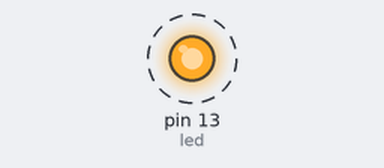
Recording of a sketch running on a simulated Arduino Uno, built with avr-gcc and run on an emulated ATmega328P. On the bench: output pins drawn as LEDs (lit = HIGH). Dashed ring = blinking.

Above: at 0.15 s.
Timing chart, 0 to 3.0 s (numbered marks = the images above):
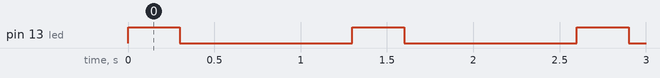

Measured:
- by itself, pin 13 (led): alternates HIGH for 0.30 s and LOW for 1.0 s

The sketch:

Praktikum_1.ino
```cpp
int led = 13;

void setup() {
  pinMode(led, OUTPUT);
}

void loop(){
  digitalWrite(led, HIGH); delay (300);
  digitalWrite(led, LOW);
  delay(1000);
}
```
